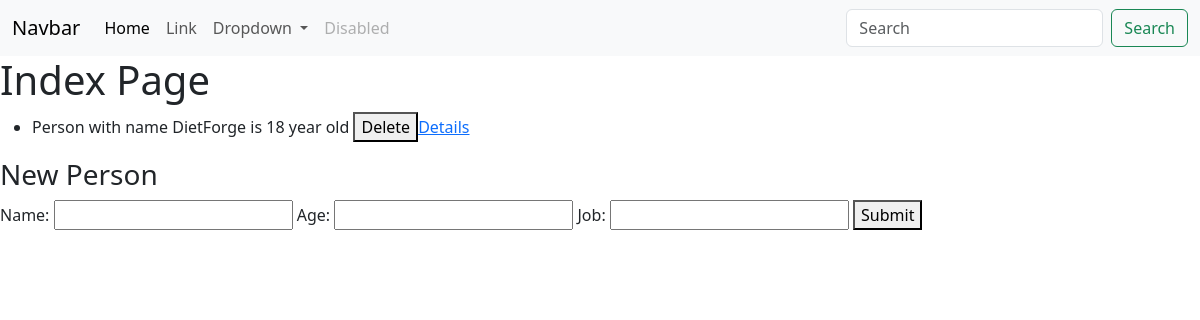
Before: / with the older database file.
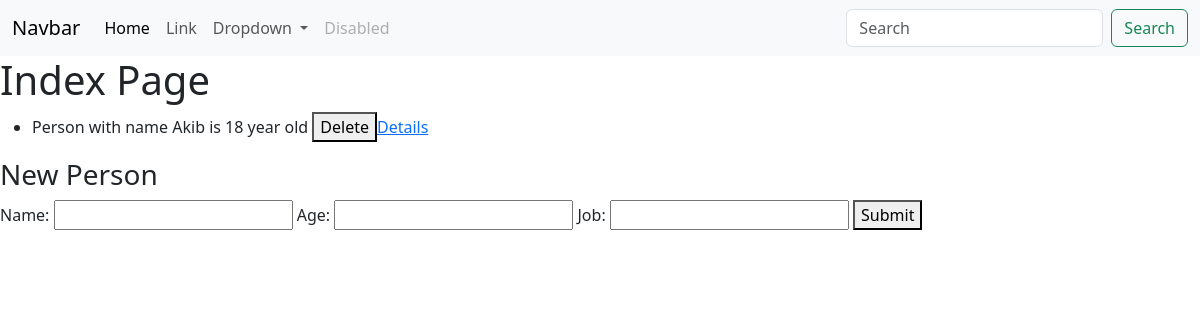
After: the same page with the newer database file.
### dbapplication/models.py (models this page shows)
class Person(db.Model):
  __tablename__ = 'people'
  pid = db.Column(db.Integer, primary_key=True)
  name = db.Column(db.Text, nullable=False)
  age = db.Column(db.Integer)
  job = db.Column(db.Text)
  def __repr__(self):
    return f'Person with name {self.name} is {self.age} year old'

### dbapplication/routes.py (the view, shortened to what this page needs)
    @app.route('/', methods=['GET', 'POST'])
    def index():
        people = Person.query.all()
        return render_template('index.html', people=people)

### dbapplication/routes.py (called while the page is built, shortened)
def register_routes(app, db):
    @app.route('/', methods=['GET', 'POST'])
    def index():
        people = Person.query.all()
        return render_template('index.html', people=people)
    @app.route('/delete/<pid>', methods=['DELETE'])
    def delete(pid):
        Person.query.filter(Person.pid == pid).delete()
        db.session.commit()
        people = Person.query.all()
        return render_template('index.html', people=people)
    @app.route('/details/<pid>')
    def details(pid):
        person = Person.query.filter(Person.pid == pid).first()
        return render_template('details.html', person=person)

### dbapplication/templates/index.html (shortened to what this page needs)
{% extends "base.html" %}
{% block content %}
  <h1>Index Page</h1>
  <ul>
    {% for person in people %}
      <li>{{person}} <button onclick='deletePerson({{person.pid}})'>Delete</button><a href="{{url_for('details', pid=person.pid)}}">Details</a></li>
    {% endfor %}
  </ul>
  <h3>New Person</h3>
  <form action="/" method="POST">
    <label for="name">Name:</label>
    <input type="text" name="name" required>
    <label for="age">Age:</label>
    <input type="number" name="age" required>
    <label for="job">Job:</label>
    <input type="text" name="job" required>
    <button type="submit">Submit</button>
  </form>
{% endblock content %}

### dbapplication/templates/base.html (shortened to what this page needs)
<!DOCTYPE html>
<html lang="en">
<head>
  <link href="https://cdn.jsdelivr.net/npm/bootstrap@5.3.3/dist/css/bootstrap.min.css" rel="stylesheet">
</head>
<body>
  <nav class="navbar navbar-expand-lg bg-body-tertiary">
    <div class="container-fluid">
      <a class="navbar-brand" href="#">Navbar</a>
      <div class="collapse navbar-collapse" id="navbarSupportedContent">
        <ul class="navbar-nav me-auto mb-2 mb-lg-0">
          <li class="nav-item">
            <a class="nav-link active" aria-current="page" href="#">Home</a>
          </li>
          <li class="nav-item">
            <a class="nav-link" href="#">Link</a>
          </li>
          <li class="nav-item dropdown">
            <a class="nav-link dropdown-toggle" href="#" role="button" data-bs-toggle="dropdown" aria-expanded="false">
              Dropdown
            </a>
          </li>
          <li class="nav-item">
            <a class="nav-link disabled" aria-disabled="true">Disabled</a>
          </li>
        </ul>
        <form class="d-flex" role="search">
          <input class="form-control me-2" type="search" placeholder="Search" aria-label="Search">
          <button class="btn btn-outline-success" type="submit">Search</button>
        </form>
      </div>
    </div>
  </nav>
  {% block content %}{% endblock %}
</body>
</html>

Changed rows visible on the page:
removed Person: name+age "Person with name DietForge is 18 year old"
added Person: name+age "Person with name Akib is 18 year old"
